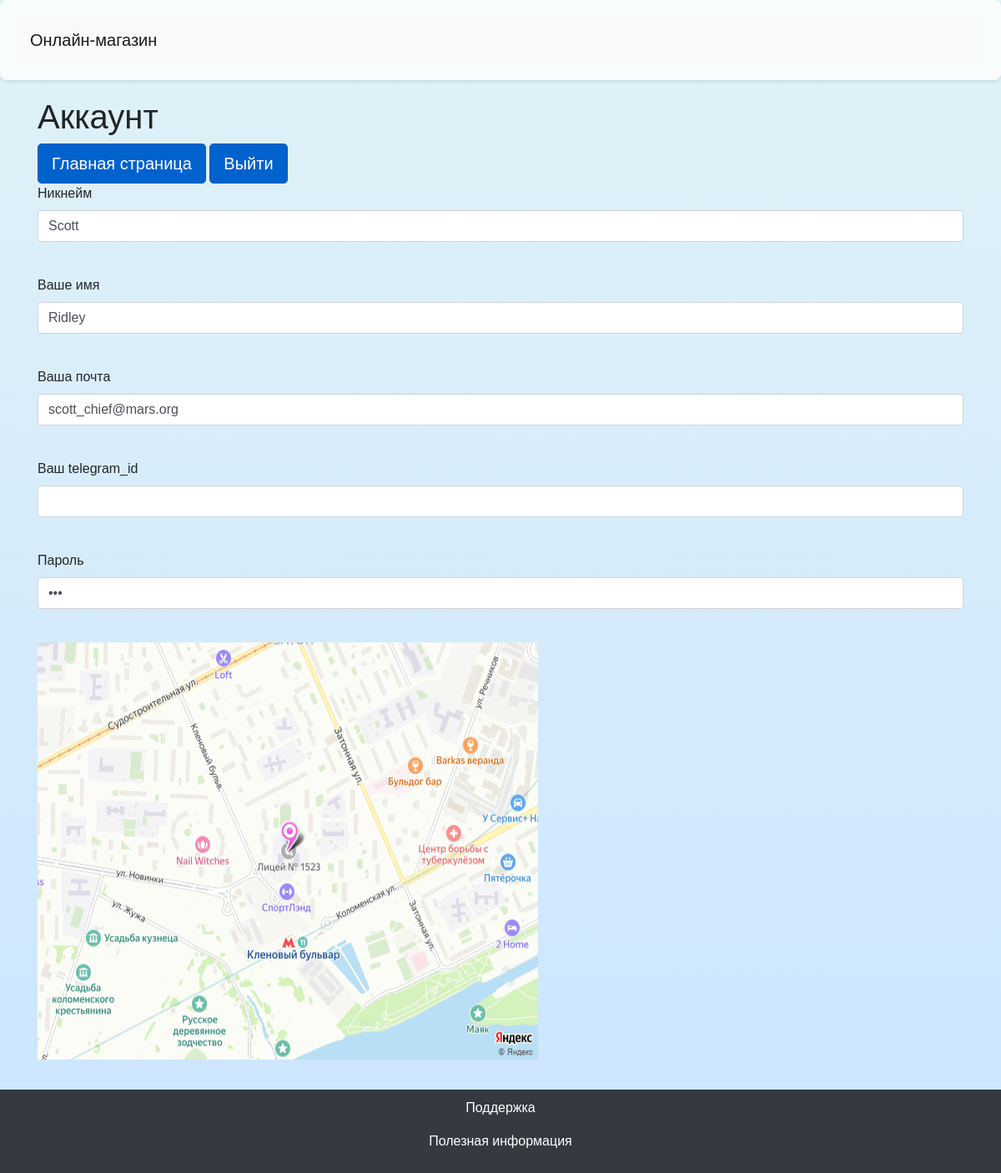
The page /office (signed in) on the database its author committed.
### data/users.py (models this page shows)
class User(SqlAlchemyBase):
    __tablename__ = 'users'
    id = sqlalchemy.Column(sqlalchemy.Integer,
                           primary_key=True, autoincrement=True)
    nickname = sqlalchemy.Column(sqlalchemy.String, nullable=True)
    name = sqlalchemy.Column(sqlalchemy.String, nullable=True)
    email = sqlalchemy.Column(sqlalchemy.String, nullable=True)
    telegram_id = sqlalchemy.Column(sqlalchemy.Integer, nullable=True)
    password = sqlalchemy.Column(sqlalchemy.String, nullable=True)

### main.py (the view)
@app.route("/office", methods=['GET', 'POST'])
def my_office():
    form = OfficeForm()
    user_id = session.get("user_id")
    if not user_id:
        return redirect("/login")
    user = db_sess.query(User).get(user_id)
    form.nickname.data = user.nickname
    form.name.data = user.name
    form.email.data = user.email
    form.telegram_id.data = user.telegram_id
    form.password.data = user.password
    return render_template('office.html', title='Ваш аккаунт', form=form)

### forms/OfficeForm.py
class OfficeForm(FlaskForm):
    nickname = StringField('Никнейм', validators=[DataRequired()])
    name = StringField('Ваше имя', validators=[DataRequired()])
    email = StringField('Ваша почта', validators=[DataRequired()])
    telegram_id = StringField('Ваш telegram_id', validators=[DataRequired()])
    password = StringField('Пароль', validators=[DataRequired()])

### templates/office.html (shortened to what this page needs)
{% extends "base.html" %}
{% block content %}
<h1>Аккаунт</h1>
<a href="success" class="btn btn-primary btn-lg active" role="button" aria-pressed="true">Главная страница</a>
<a href="logout" class="btn btn-primary btn-lg active" role="button" aria-pressed="true">Выйти</a>
<form action="" method="post" novalidate>
    <p>
        {{ form.nickname.label }}<br>
        {{ form.nickname(class="form-control") }}<br>
    </p>
    <p>
        {{ form.name.label }}<br>
        {{ form.name(class="form-control") }}<br>
    </p>
    <p>
        {{ form.email.label }}<br>
        {{ form.email(class="form-control") }}<br>
    </p>
    <p>
        {{ form.telegram_id.label }}<br>
        {{ form.telegram_id(class="form-control") }}<br>
    </p>
    <p>
        {{ form.password.label }}<br>
        {{ form.password(class="form-control", type="password") }}<br>
    </p>
    <p>
        <img src="{{url_for('static', filename='img/map.png')}}" width="600" height="500"
             alt="здесь должна была быть картинка, но не нашлась">
    </p>
</form>
{% endblock %}

### templates/base.html (style rules this page uses)
body { background-color: #f8f9fa; font-family: 'Arial', sans-serif; display: flex; flex-direction: column; min-height: 100vh; margin: 0; background: linear-gradient(to bottom, #e0f2f7, #cce5ff); }

### rows shown on the page
User: nickname "Scott", name "Ridley", email "scott_chief@mars.org"
